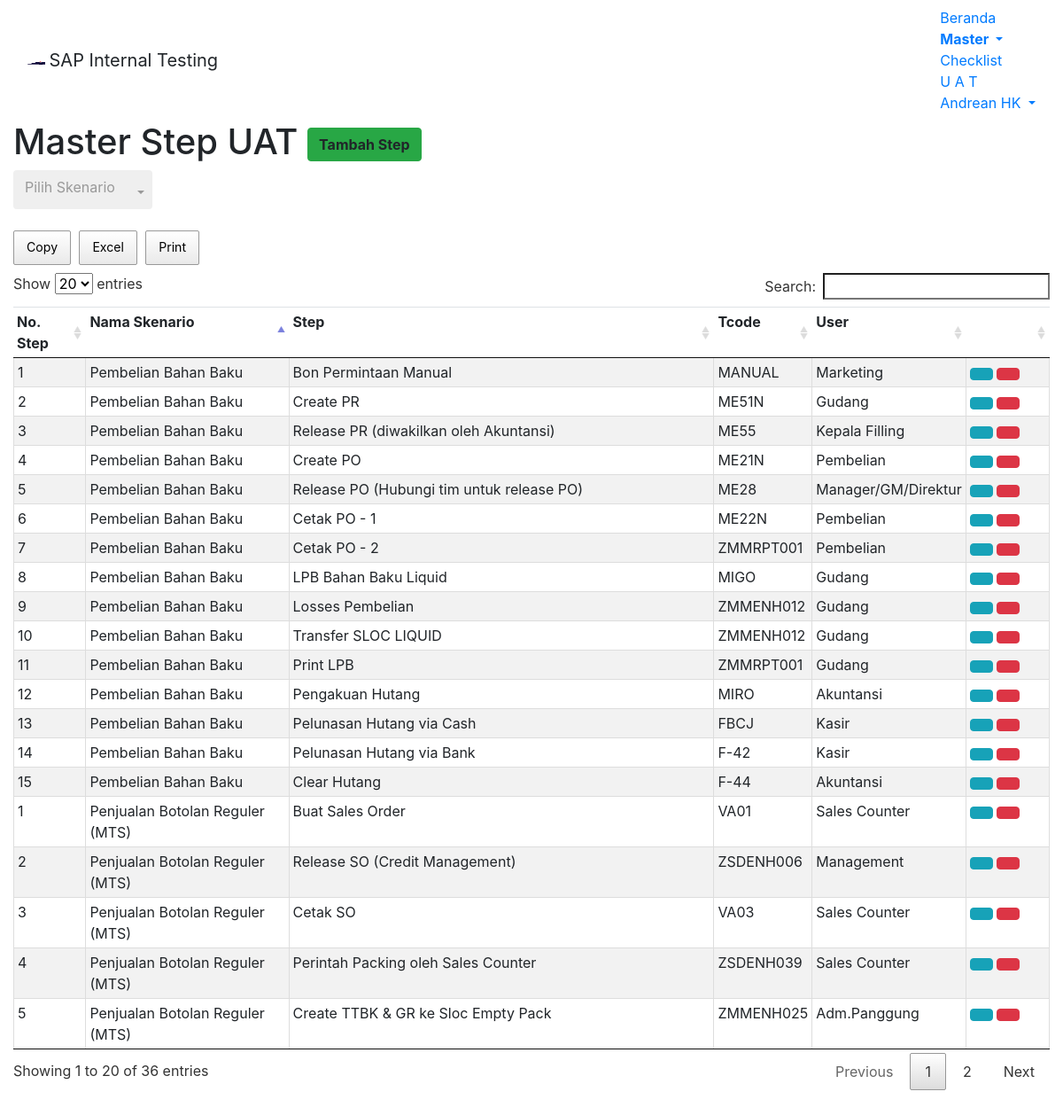
Screenshot of /module/home/m-uat-step.php (signed in) with the database file from the repository.
### tables this page shows
CREATE TABLE `m_uat_scn` (
  `uat_id` int(11) NOT NULL,
  `uat_scn` varchar(255) NOT NULL,
  `uat_desc` varchar(255) NOT NULL,
  `chg_by` varchar(255) DEFAULT NULL,
  `chg_date` datetime DEFAULT NULL
);

CREATE TABLE `m_uat_step` (
  `id_step` int(11) NOT NULL,
  `uat_scn` varchar(255) DEFAULT NULL,
  `no_step` int(11) NOT NULL,
  `bp_step` varchar(255) NOT NULL,
  `tcode_step` varchar(255) NOT NULL,
  `user_step` varchar(255) NOT NULL,
  `chg_by` varchar(255) DEFAULT NULL,
  `chg_date` datetime DEFAULT NULL
);

### module/home/m-uat-step.php (the view, shortened to what this page needs)
<!DOCTYPE html>
<?php
	$root = "../../";
	require "../template/setting.php";
?>
 <html lang="en-US">
<head>
<link href="<?php echo $root; ?>assets/css/bootstrap.min.css" rel="stylesheet">
<link href="<?php echo $root; ?>assets/datatables/media/css/jquery.dataTables.min.css" rel="stylesheet">
<link href="<?php echo $root; ?>assets/datatables/media/css/buttons.dataTables.min.css" rel="stylesheet">
<link href="<?php echo $root; ?>assets/bs-select/css/bootstrap-select.min.css" rel="stylesheet">
<body>
	<nav class="navbar navbar-default">
	  <div class="container-fluid">
		<div class="navbar-header">
		  <img alt="Samator" class="navbar-text" src="<?php echo $root; ?>assets/images/s-logo.png" width="20" height="20">
		  <a class="navbar-brand">SAP Internal Testing</a>
		</div>
		<ul class="nav navbar-nav navbar-right">
			<li><a href="<?php echo $root; ?>module/home/home.php">Beranda</a></li>
			<li class="dropdown active">
				<a class="dropdown-toggle" data-toggle="dropdown" href="#"><b>Master
				<span class="caret"></span></b></a>
			</li>
			<li><a href="<?php echo $root; ?>module/home/checklist.php">Checklist</a></li>
			<li><a href="<?php echo $root; ?>module/home/uat.php">U A T</a></li>
			<li class="dropdown">
				<a class="dropdown-toggle" data-toggle="dropdown" href="#"><span class="glyphicon glyphicon-user" aria-hidden="true"></span>
				<?php echo $_SESSION["longname"]; ?>
				<span class="caret"></span></a>
			</li>
		</ul>
	  </div>
	</nav>
	<div class="container-fluid">
		<h1>Master Step UAT
			<a id="btn_tambahstep" class="btn btn-success text-right pull-right" data-toggle="modal" data-target="#modaladd_uatstep"><span class="glyphicon glyphicon-plus"></span> <b>Tambah Step</b></a>
		</h1>
	</div>
	<div class="container-fluid">
	</div><br>
	<div class="container-fluid">
		<table id="tableStep" class="table table-hover text-left table-striped compact cell-border">
			<thead>
				<tr>
					<td><b>No. Step</b></td>
					<td><b>Nama Skenario</b></td>
					<td><b>Step</b></td>
					<td><b>Tcode</b></td>
					<td><b>User</b></td>
					<td class="col-md-1"></td>
				</tr>
			</thead>
			<tbody>
			<?php
				$query = "SELECT * FROM m_uat_scn c JOIN m_uat_step t WHERE c.uat_scn = t.uat_scn";
				$result = mysqli_query($con,$query);
				while($row = mysqli_fetch_array($result,MYSQLI_ASSOC))
				{
					echo "<tr>";
						echo "<td style:'border=1px solid black'>".$row['no_step']."</td>";
						echo "<td style:'border=1px solid black'>".$row['uat_scn']."</td>";
						echo "<td style:'border=1px solid black'>".$row['bp_step']."</td>";
						echo "<td style:'border=1px solid black'>".$row['tcode_step']."</td>";
						echo "<td style:'border=1px solid black'>".$row['user_step']."</td>";
			?>
							<td><a type='button' class='btn btn-info btn-xs' data-toggle='modal' href="#modalEditStep<?php echo $row['id_step']; ?>"><span class='glyphicon glyphicon-pencil'></span></a>
							<a type='button' class='btn btn-danger btn-xs' data-toggle='modal' href="#modalDelStep<?php echo $row['id_step']; ?>"><span class='glyphicon glyphicon-trash'></span></a></td>
			<?php
					echo "</tr>";
				}
			?>
			</tbody>
		</table>
	</div><br /><br />
</body>

### rows the page displays
m_uat_scn: m_uat_step.no_step "1", m_uat_step.uat_scn "Penjualan Botolan Reguler (MTS)", m_uat_step.bp_step "Buat Sales Order", m_uat_step.tcode_step "VA01", m_uat_step.user_step "Sales Counter", m_uat_step.no_step "2", m_uat_step.bp_step "Release SO (Credit Management)", m_uat_step.tcode_step "ZSDENH006", m_uat_step.user_step "Management", m_uat_step.no_step "3", m_uat_step.bp_step "Cetak SO", m_uat_step.tcode_step "VA03", m_uat_step.no_step "4", m_uat_step.bp_step "Perintah Packing oleh Sales Counter", m_uat_step.tcode_step "ZSDENH039", m_uat_step.no_step "5", m_uat_step.bp_step "Create TTBK & GR ke Sloc Empty Pack", m_uat_step.tcode_step "ZMMENH025", m_uat_step.user_step "Adm.Panggung"
m_uat_scn: m_uat_step.no_step "1", m_uat_step.uat_scn "Pembelian Bahan Baku", m_uat_step.bp_step "Bon Permintaan Manual", m_uat_step.tcode_step "MANUAL", m_uat_step.user_step "Marketing", m_uat_step.no_step "2", m_uat_step.bp_step "Create PR", m_uat_step.tcode_step "ME51N", m_uat_step.user_step "Gudang", m_uat_step.no_step "3", m_uat_step.bp_step "Release PR (diwakilkan oleh Akuntansi)", m_uat_step.tcode_step "ME55", m_uat_step.user_step "Kepala Filling", m_uat_step.no_step "4", m_uat_step.bp_step "Create PO", m_uat_step.tcode_step "ME21N", m_uat_step.user_step "Pembelian", m_uat_step.no_step "5", m_uat_step.bp_step "Release PO (Hubungi tim untuk release PO)", m_uat_step.tcode_step "ME28", m_uat_step.user_step "Manager/GM/Direktur", m_uat_step.no_step "6", m_uat_step.bp_step "Cetak PO - 1", m_uat_step.tcode_step "ME22N", m_uat_step.no_step "7", m_uat_step.bp_step "Cetak PO - 2", m_uat_step.tcode_step "ZMMRPT001", m_uat_step.no_step "8", m_uat_step.bp_step "LPB Bahan Baku Liquid", m_uat_step.tcode_step "MIGO", m_uat_step.no_step "9", m_uat_step.bp_step "Losses Pembelian", m_uat_step.tcode_step "ZMMENH012", m_uat_step.no_step "10", m_uat_step.bp_step "Transfer SLOC LIQUID", m_uat_step.no_step "11", m_uat_step.bp_step "Print LPB", m_uat_step.no_step "12", m_uat_step.bp_step "Pengakuan Hutang", m_uat_step.tcode_step "MIRO", m_uat_step.user_step "Akuntansi", m_uat_step.no_step "13", m_uat_step.bp_step "Pelunasan Hutang via Cash", m_uat_step.tcode_step "FBCJ", m_uat_step.user_step "Kasir", m_uat_step.no_step "14", m_uat_step.bp_step "Pelunasan Hutang via Bank", m_uat_step.tcode_step "F-42", m_uat_step.no_step "15", m_uat_step.bp_step "Clear Hutang", m_uat_step.tcode_step "F-44"

### other values shown
$_SESSION["longname"] "Andrean HK"
